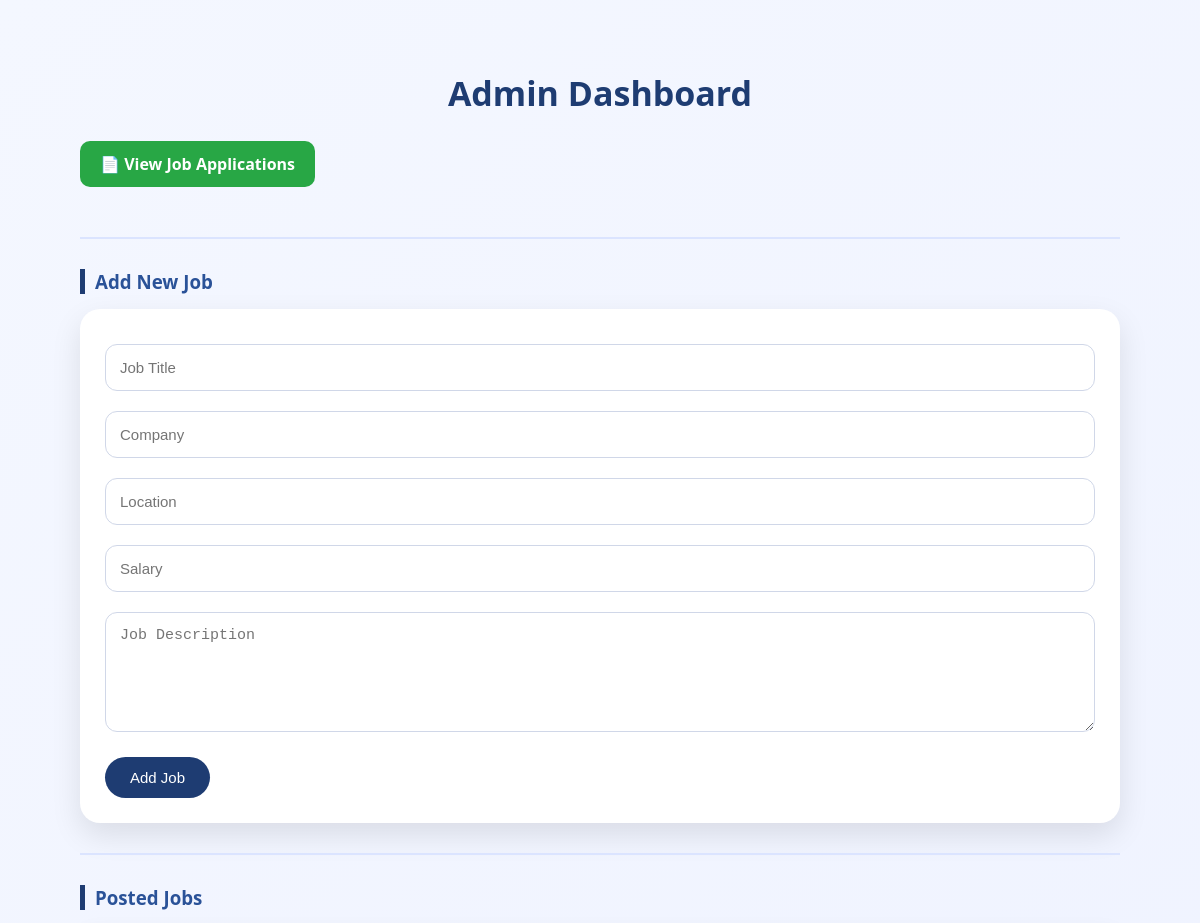
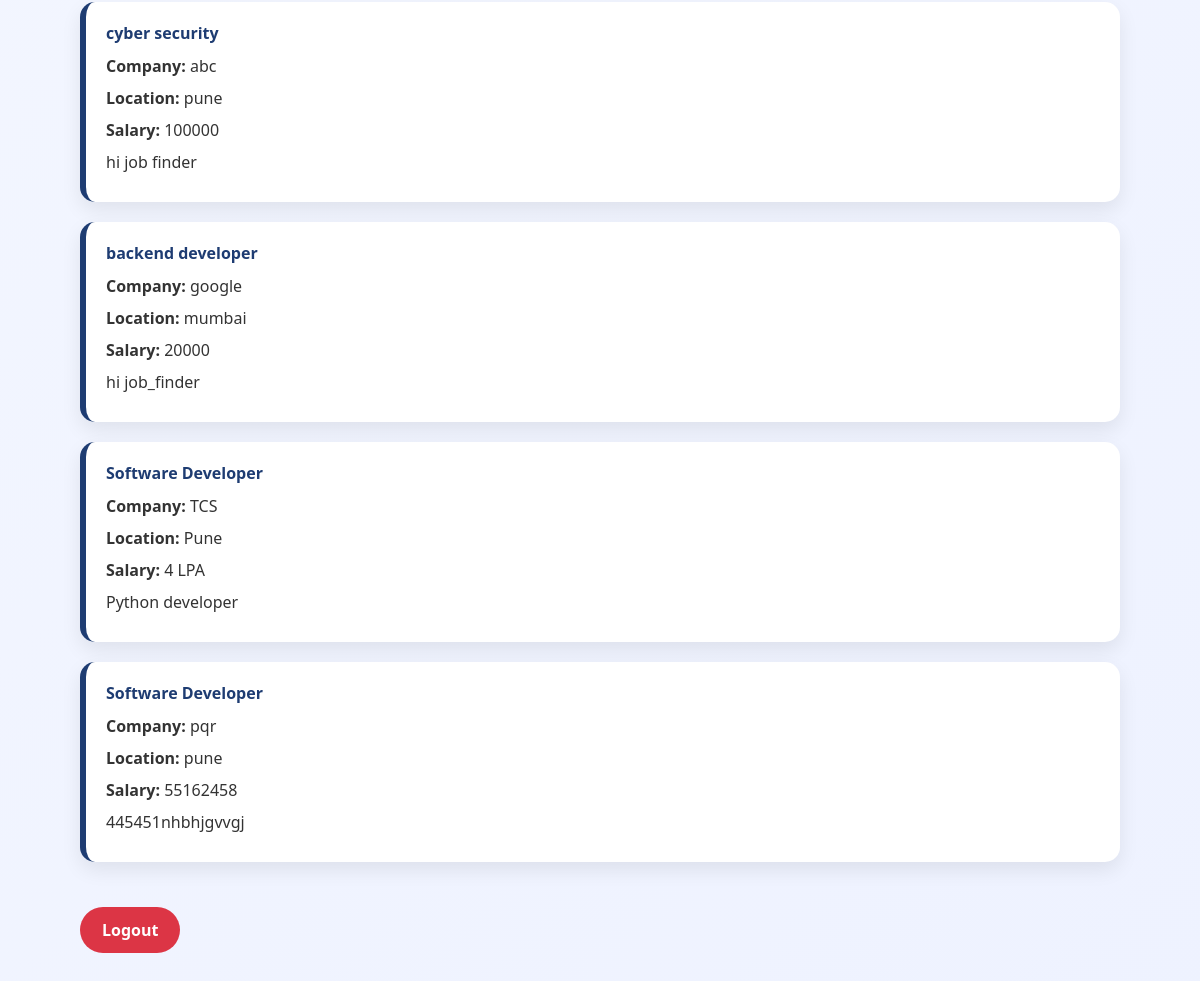
Screenshot of /admin (signed in) with the database file from the repository (2 pictures, top to bottom).
### tables this page shows
CREATE TABLE jobs (
        id INTEGER PRIMARY KEY AUTOINCREMENT,
        job_title TEXT,
        company TEXT,
        location TEXT,
        salary TEXT,
        description TEXT
    );

### app.py (the view, shortened to what this page needs)
@app.route("/admin", methods=["GET", "POST"])
def admin():
    if "admin" not in session:
        return redirect("/admin-login")
    conn = get_db()
    jobs = conn.execute("SELECT * FROM jobs").fetchall()
    conn.close()
    return render_template("admin.html", jobs=jobs)

### app.py (called while the page is built)
def get_db():
    conn = sqlite3.connect("database.db")
    conn.row_factory = sqlite3.Row
    return conn

### templates/admin.html (shortened to what this page needs)
<!DOCTYPE html>
<html lang="en">
<head>
    <link rel="stylesheet" href="/static/style.css">
</head>
<body>
<div class="admin-container">
    <h2>Admin Dashboard</h2>
    <a href="/admin/applications" class="view-app-btn">
        📄 View Job Applications
    </a>
    <hr>
    <h3>Add New Job</h3>
    <form method="post">
        <input type="text" name="job_title" placeholder="Job Title" required>
        <input type="text" name="company" placeholder="Company" required>
        <input type="text" name="location" placeholder="Location" required>
        <input type="text" name="salary" placeholder="Salary" required>
        <textarea name="description" placeholder="Job Description" required></textarea>
        <button type="submit">Add Job</button>
    </form>
    <hr>
    <h3>Posted Jobs</h3>
    {% if jobs %}
        {% for job in jobs %}
            <div class="job-card">
                <h4>{{ job.job_title }}</h4>
                <p><strong>Company:</strong> {{ job.company }}</p>
                <p><strong>Location:</strong> {{ job.location }}</p>
                <p><strong>Salary:</strong> {{ job.salary }}</p>
                <p>{{ job.description }}</p>
            </div>
        {% endfor %}
    {% else %}
        <p>No jobs posted yet.</p>
    {% endif %}
    <a href="/logout" class="logout-btn">Logout</a>
</div>
</body>
</html>

### static/style.css (style rules this page uses)
* { margin: 0; padding: 0; box-sizing: border-box; }
html { scroll-behavior: smooth; }
body { font-family: "Segoe UI", sans-serif; background: linear-gradient(135deg, #f4f7ff, #eef2ff); color: #333; }
.job-card { background: white; padding: 25px; border-radius: 20px; margin-bottom: 20px; box-shadow: 0 12px 25px rgba(0,0,0,0.12); transition: 0.4s; }
.view-app-btn { display: inline-block; margin-bottom: 20px; padding: 12px 18px; background-color: #28a745; color: #ffffff; font-weight: bold; text-decoration: none; border-radius: 8px; transition: background-color 0.3s ease, transform 0.2s ease; }
.admin-container { max-width: 1100px; margin: 40px auto; padding: 30px; }
.admin-container h2 { text-align: center; font-size: 34px; color: #1e3c72; margin-bottom: 25px; }
.admin-container h3 { color: #2a5298; margin: 25px 0 15px; border-left: 5px solid #1e3c72; padding-left: 10px; }
.admin-container hr { margin: 30px 0; border: none; height: 2px; background: #dbe4ff; }
.admin-container form { background: #ffffff; padding: 25px; border-radius: 20px; box-shadow: 0 12px 30px rgba(0,0,0,0.1); }
.admin-container input, .admin-container textarea { width: 100%; padding: 14px; margin: 10px 0; border: 1px solid #d0d7e8; border-radius: 12px; font-size: 15px; transition: 0.3s; }
.admin-container textarea { min-height: 120px; resize: vertical; }
.admin-container button { margin-top: 10px; padding: 12px 25px; background: #1e3c72; color: white; border: none; border-radius: 30px; cursor: pointer; font-size: 15px; transition: 0.3s; }
.admin-container .job-card { background: white; border-left: 6px solid #1e3c72; padding: 20px; margin-top: 15px; border-radius: 15px; box-shadow: 0 8px 20px rgba(0,0,0,0.08); }
.admin-container .job-card h4 { color: #1e3c72; margin-bottom: 10px; }
.admin-container .job-card p { margin-bottom: 8px; line-height: 1.5; }
.view-app-btn { display: inline-block; padding: 12px 20px; background: #28a745; color: white; text-decoration: none; border-radius: 10px; font-weight: bold; transition: 0.3s; }
.logout-btn { display: inline-block; margin-top: 25px; padding: 12px 22px; background: #dc3545; color: white; text-decoration: none; border-radius: 25px; font-weight: bold; transition: 0.3s; }

### rows the page displays
jobs: job_title "cyber security", company "abc", location "pune", salary "100000", description "hi job finder"
jobs: job_title "backend developer", company "google", location "mumbai", salary "20000", description "hi job_finder"
jobs: job_title "Software Developer", company "TCS", location "Pune", salary "4 LPA", description "Python developer"
jobs: job_title "Software Developer", company "pqr", location "pune", salary "55162458", description "445451nhbhjgvvgj"
